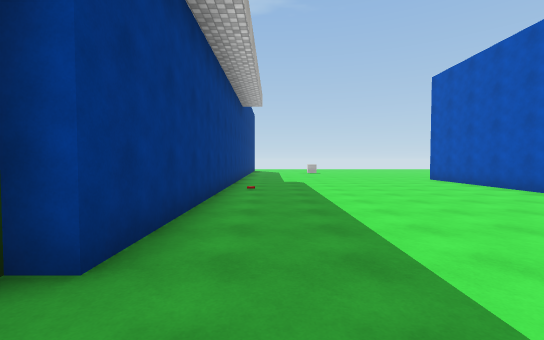
view 1 (above)

16 first-person views from a walk through a Unity game level. The camera is 1.5 m above the floor, tilts 2° down and sees 90° across. The floor is counted in squares, 2 m on a side. Each view is taken from the middle of a square. On the plan, view 1 faces up. The plan holds only what a view shows up to about 10 squares ahead; the rest is blank. The place goes on beyond the plan. The player character is not drawn. Some animated figures are left out. Some surface patterns are stand-ins.

view 2
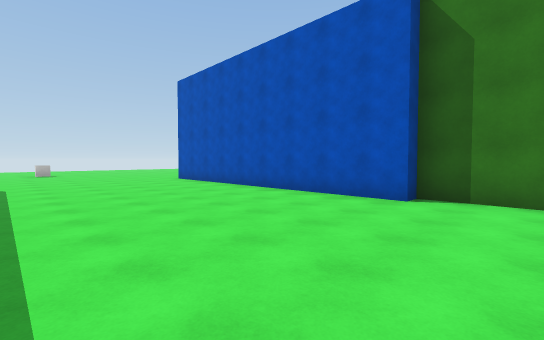

view 3
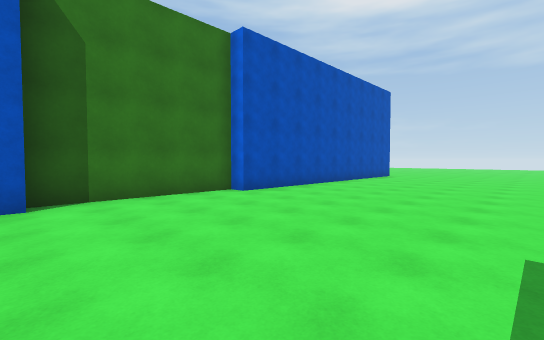

view 4
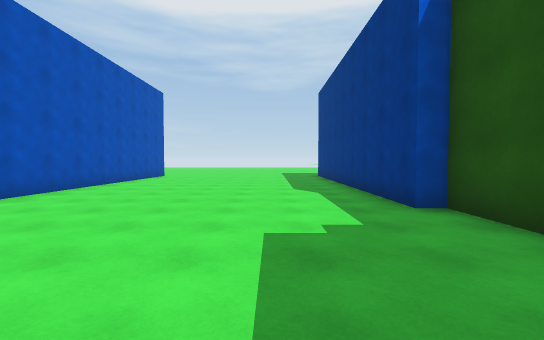

view 5
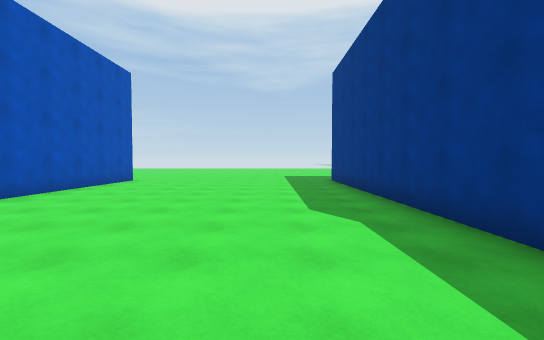

view 6
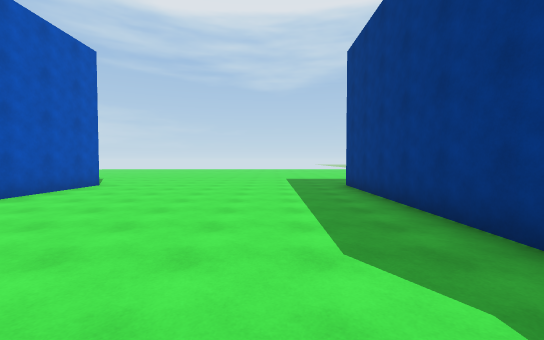

view 7
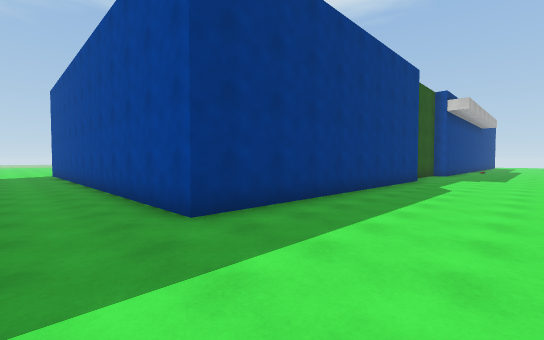

view 8
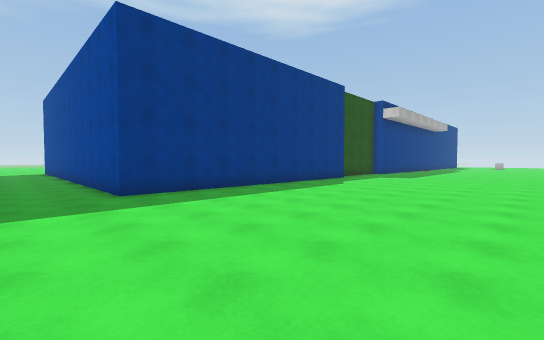

view 9
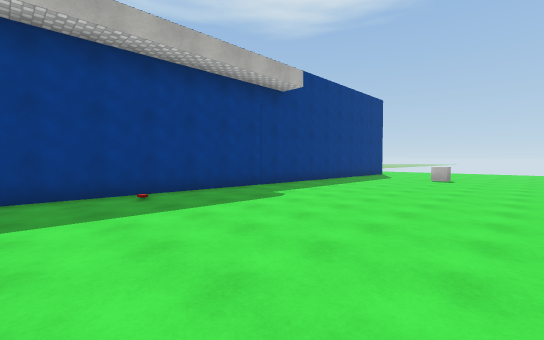

view 10
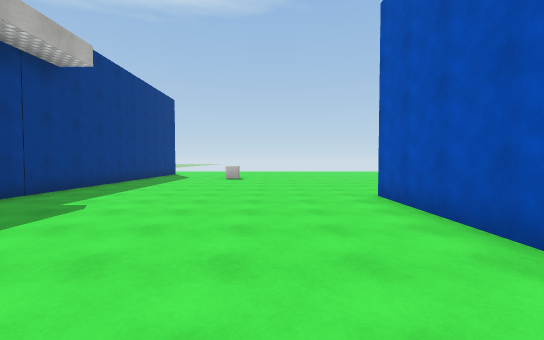

view 11
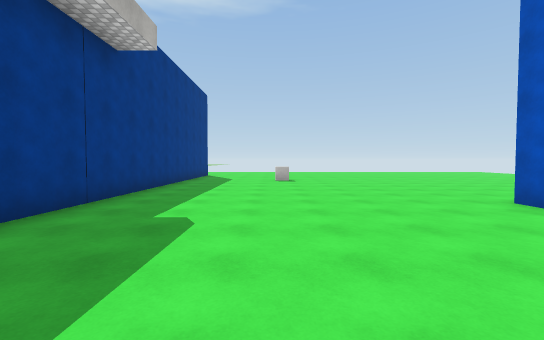

view 12
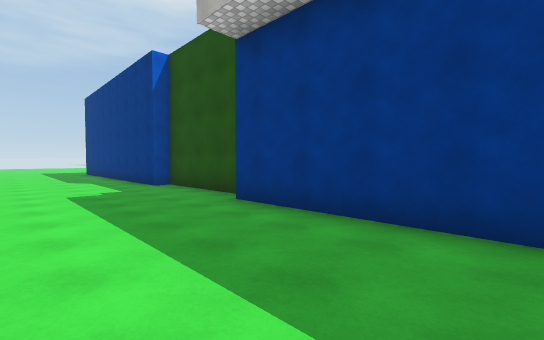

view 13
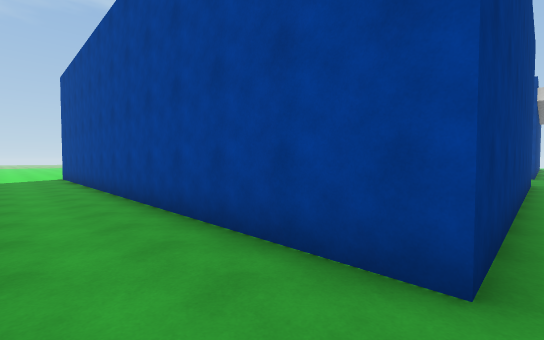

view 14
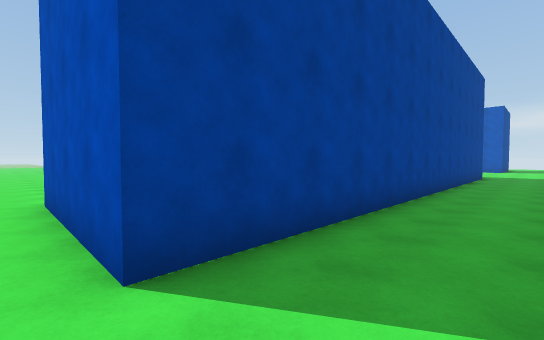

view 15
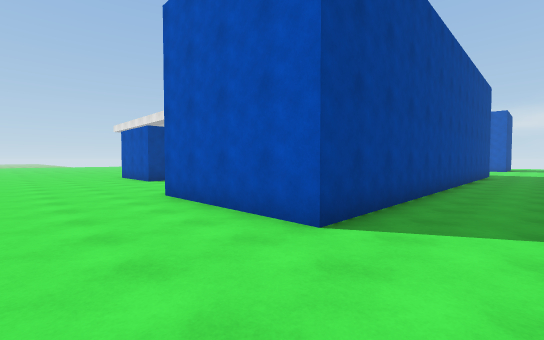

view 16
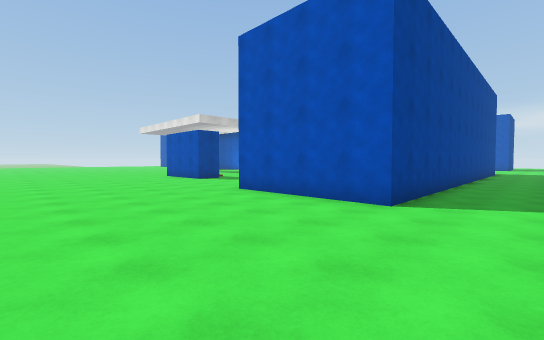

### Floor plan
Points are (right, up) in squares from view 1. A wall is a line through its corners. A room is listed if a view was taken in it or the views show most of it. See-through windows are left out.
Room 1 (views 1, 2, 3, 4, 5, 6, 7, 8, 9, 10, 11, 12, 13, 14)
walls: (6.2, -11.2) (6.2, -2.2) (6.7, -2.2) (6.7, 1.7) (6.2, 1.7) (6.2, 10.8); (-1.2, 12.5) (-1.2, 1.7) (-1.8, 1.7) (-1.8, -2.2) (-1.2, -2.2) (-1.2, -11.3) (-14.5, -11.3)
ways out: opening at (-14.5, -12.5) to room 2; opening at (5.5, -12.5); opening at (6, 11.5)
objects: other object (-1, 7)
Room 2 (views 15, 16)
walls: (-12.8, -3) (-13.2, -3) (-13.2, -2.5); (-14.5, -11.3) (-14.5, -7.2)
ways out: opening at (-14.5, -12.5) to room 1

Positions as (right, up) in squares from view 1, and headings:
1: (0, 0), facing up
2: (1, 0), facing up-right
3: (1, 2), facing down-right
4: (1, 2), facing down
5: (1, -1), facing down
6: (1, -3), facing down
7: (2, -13), facing up-left
8: (5, -13), facing up-left
9: (5, 5), facing up-left
10: (4, 5), facing up
11: (2, 6), facing up
12: (2, 6), facing down-left
13: (-1, -13), facing up-left
14: (-15, -13), facing up-right
15: (-17, -13), facing up-right
16: (-19, -13), facing up-right
